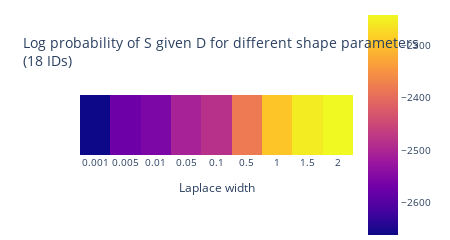

Here is the notebook cell this chart was saved with:
### Code cell
params = [
    (0.001, 0.1, 1),
    (0.005, 0.1, 1),
    (0.01, 0.1, 1),
    (0.05, 0.1, 1),
    (0.1, 0.1, 1),
    (0.5, 0.1, 1),
    (1, 0.1, 1),
    (1.5, 0.1, 1),
    (2, 0.1, 1),
]
labels = ["main width", "tail width", "main weight"]
df_heatmap, data = load_and_process_json("9_18IDs_30d", params, labels)
IDs = list(data.keys())

fig = make_subplots()
fig = add_heatmap_for_laplace_old(fig, df_heatmap, 1)
fig.update_layout(
    title=f"Log probability of S given D for different shape parameters<br>({len(IDs)} IDs)",
    # yaxis_type='log',
    width=450,
    height=200,
    font_size=10,
)
fig.show()

### Figure 1 — Plotly figure (JSON) as saved in the notebook; plotly's stock layout.template omitted (floating-point values rounded to 4 significant figures)
{"data": [{"colorbar": {"len": 4, "y": 0.5, "yanchor": "middle"}, "type": "heatmap", "x": [0.001, 0.005, 0.01, 0.05, 0.1, 0.5, 1, 1.5, 2], "xaxis": "x", "y": [0.1, 0.1, 0.1, 0.1, 0.1, 0.1, 0.1, 0.1, 0.1], "yaxis": "y", "z": [-2661.0, -2573.0, -2557.0, -2506.0, -2483.0, -2381.0, -2294.0, -2255.0, -2243.0]}], "layout": {"font": {"size": 10}, "height": 200, "title": {"text": "Log probability of S given D for different shape parameters<br>(18 IDs)"}, "width": 450, "xaxis": {"anchor": "y", "domain": [0, 1], "title": {"text": "Laplace width"}, "type": "category"}, "yaxis": {"anchor": "x", "domain": [0, 1], "showticklabels": false, "title": {"text": ""}, "type": "category"}}}
